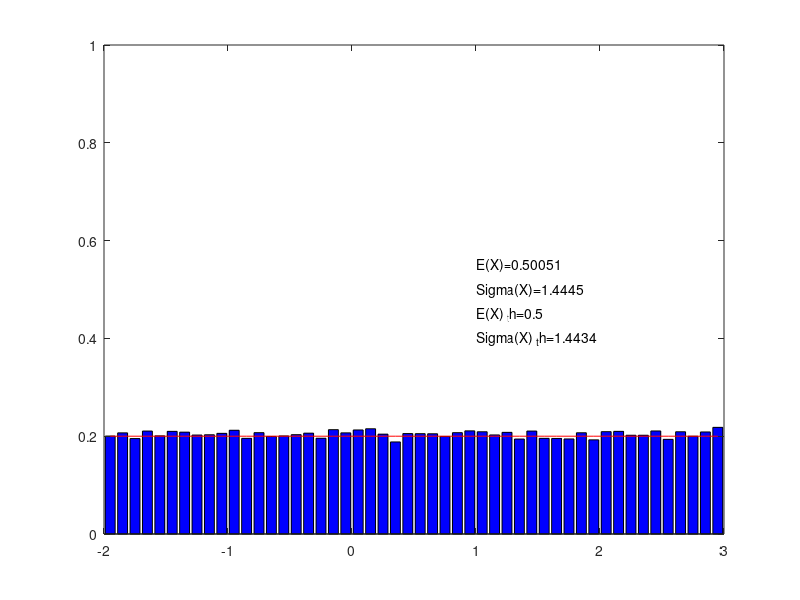

MATLAB code to generate this figure:
clear variables; close all;

N=50000;
n=50;
a=-2; 
b=3;
X=a + (b-a).*rand(N,1);

%loi empirique
[h,xout]=hist(X,n);
bar(xout,h/trapz(xout,h),'b');
hold on;

%loi théorique
f=1/(b-a).*ones(length(xout),1); %densité
plot(xout,f,'r');
ylim([0 1]);

%empirique
E_emp=mean(X);
sigma_emp=std(X);
str=['E(X)=',num2str(E_emp)];
text(1,0.55,str);
str=['Sigma(X)=',num2str(sigma_emp)];
text(1,0.5,str);

%theorique
E_th=(a+b)/2;
sigma_th=sqrt((b-a).^2/12);
str=['E(X) _th=',num2str(E_th)];
text(1,0.45,str);
str=['Sigma(X) _th=',num2str(sigma_th)];
text(1,0.40,str);
